Frame 1 (no input): blank canvas, image omitted
Frame 60 (no input): blank canvas, image omitted
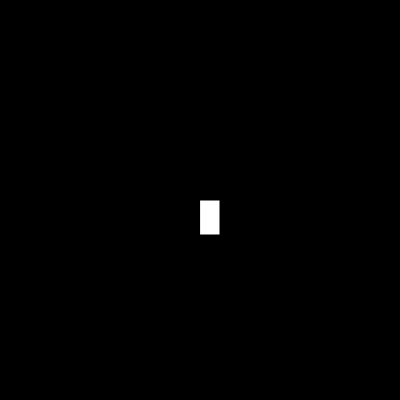
Frame 120 (the mouse pressed at the canvas centre since frame 60)

The p5.js sketch whose frames 1 and 60 were blank and that drew this single picture after the mouse press (run headless with seeded random() and noise() and a simulated clock; from frame 60 on, the mouse is pressed at the canvas centre):

// p5.js sketch
// ── sketch.js
function setup() {
    createCanvas(400, 400);
     background(0);
  }
  
  function draw() {
   
    
    stroke ('black');
    fill ("white");
    
    if (mouseIsPressed){
      
      rect (mouseX, mouseY, 20, 35);
    }
  }
